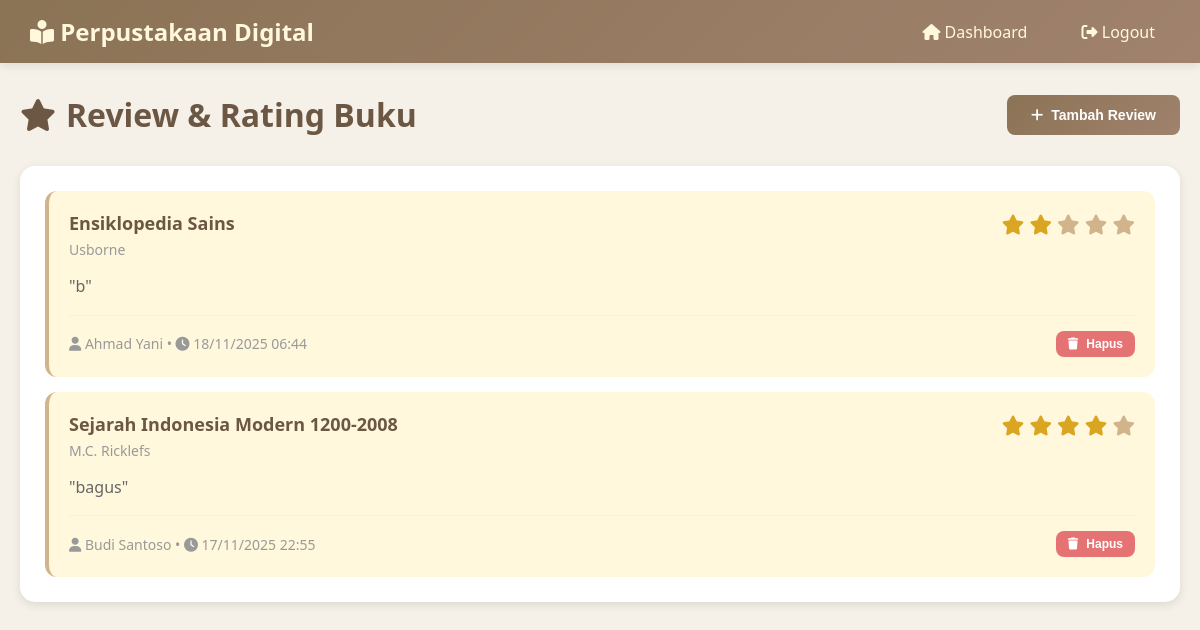
/review.php (signed in), run on the app's committed database.
### tables this page shows
CREATE TABLE `review` (
  `id_review` int(11) NOT NULL,
  `id_buku` int(11) NOT NULL,
  `id_anggota` int(11) NOT NULL,
  `rating` int(11) DEFAULT NULL CHECK (`rating` between 1 and 5),
  `komentar` text DEFAULT NULL,
  `tanggal_review` timestamp NOT NULL DEFAULT current_timestamp()
);

CREATE TABLE `buku` (
  `id_buku` int(11) NOT NULL,
  `isbn` varchar(20) DEFAULT NULL,
  `judul` varchar(200) NOT NULL,
  `pengarang` varchar(100) NOT NULL,
  `penerbit` varchar(100) DEFAULT NULL,
  `tahun_terbit` year(4) DEFAULT NULL,
  `id_kategori` int(11) DEFAULT NULL,
  `jumlah_halaman` int(11) DEFAULT NULL,
  `stok` int(11) DEFAULT 0,
  `cover_buku` varchar(255) DEFAULT NULL,
  `deskripsi` text DEFAULT NULL,
  `created_at` timestamp NOT NULL DEFAULT current_timestamp()
);

CREATE TABLE `anggota` (
  `id_anggota` int(11) NOT NULL,
  `nomor_anggota` varchar(20) NOT NULL,
  `nama_lengkap` varchar(100) NOT NULL,
  `jenis_kelamin` enum('L','P') NOT NULL,
  `alamat` text DEFAULT NULL,
  `no_telepon` varchar(15) DEFAULT NULL,
  `email` varchar(100) DEFAULT NULL,
  `tanggal_daftar` date NOT NULL,
  `foto_anggota` varchar(255) DEFAULT NULL,
  `status` enum('aktif','nonaktif') DEFAULT 'aktif'
);

### review.php (the view, shortened to what this page needs)
<?php
require_once 'config.php';
$query = "SELECT r.*, b.judul, b.pengarang, a.nama_lengkap as nama_anggota
          FROM review r
          JOIN buku b ON r.id_buku = b.id_buku
          JOIN anggota a ON r.id_anggota = a.id_anggota
          ORDER BY r.tanggal_review DESC";
$result = mysqli_query($conn, $query);
?>
<!DOCTYPE html>
<html lang="id">
<head>
    <link href="https://cdnjs.cloudflare.com/ajax/libs/font-awesome/6.4.0/css/all.min.css" rel="stylesheet">
</head>
<body>
    <div class="navbar">
        <a href="dashboard.php" class="navbar-brand"><i class="fas fa-book-reader"></i> Perpustakaan Digital</a>
        <div class="nav-links">
            <a href="dashboard.php"><i class="fas fa-home"></i> Dashboard</a>
            <a href="logout.php"><i class="fas fa-sign-out-alt"></i> Logout</a>
        </div>
    </div>
    <div class="container">
        <div class="page-header">
            <h1><i class="fas fa-star"></i> Review & Rating Buku</h1>
            <button class="btn btn-primary" onclick="openModal('addModal')">
                <i class="fas fa-plus"></i> Tambah Review
            </button>
        </div>
        <div class="card">
            <div class="review-list">
                <?php if (mysqli_num_rows($result) > 0): ?>
                    <?php while ($review = mysqli_fetch_assoc($result)): ?>
                        <div class="review-item">
                            <div class="review-header">
                                <div>
                                    <div class="review-book"><?php echo $review['judul']; ?></div>
                                    <div class="review-author"><?php echo $review['pengarang']; ?></div>
                                </div>
                                <div class="review-rating">
                                    <?php for ($i = 1; $i <= 5; $i++): ?>
                                        <i class="fas fa-star" style="color: <?php echo $i <= $review['rating'] ? '#DAA520' : '#D2B48C'; ?>;"></i>
                                    <?php endfor; ?>
                                </div>
                            </div>
                            <div class="review-body">
                                "<?php echo $review['komentar']; ?>"
                            </div>
                            <div class="review-footer">
                                <div class="reviewer-info">
                                    <i class="fas fa-user"></i> <?php echo $review['nama_anggota']; ?> •
                                    <i class="fas fa-clock"></i> <?php echo date('d/m/Y H:i', strtotime($review['tanggal_review'])); ?>
                                </div>
                                <button class="btn btn-danger btn-sm" onclick="if(confirm('Yakin ingin menghapus review ini?')) window.location.href='?delete=<?php echo $review['id_review']; ?>'">
                                    <i class="fas fa-trash"></i> Hapus
                                </button>
                            </div>
                        </div>
                    <?php endwhile; ?>
                <?php endif; ?>
            </div>
        </div>
    </div>
</body>
</html>

### review.php (style rules this page uses)
* { margin: 0; padding: 0; box-sizing: border-box; }
body { font-family: 'Segoe UI', Tahoma, Geneva, Verdana, sans-serif; background: #F5F1E8; color: #4A4A4A; }
.navbar { background: linear-gradient(135deg, #8B7355, #A0826D); padding: 15px 30px; box-shadow: 0 2px 10px rgba(0,0,0,0.1); display: flex; justify-content: space-between; align-items: center; }
.navbar-brand { color: #FFF8DC; font-size: 24px; font-weight: bold; text-decoration: none; }
.nav-links a { color: #FFF8DC; text-decoration: none; margin-left: 20px; padding: 8px 15px; border-radius: 5px; transition: all 0.3s; }
.container { max-width: 1200px; margin: 30px auto; padding: 0 20px; }
.page-header { display: flex; justify-content: space-between; align-items: center; margin-bottom: 30px; }
.page-header h1 { color: #6B5744; display: flex; align-items: center; gap: 10px; }
.btn { padding: 12px 24px; border: none; border-radius: 8px; cursor: pointer; font-size: 14px; font-weight: 600; transition: all 0.3s; text-decoration: none; display: inline-flex; align-items: center; gap: 8px; }
.btn-primary { background: linear-gradient(135deg, #8B7355, #A0826D); color: white; }
.btn-danger { background: #E57373; color: white; }
.btn-sm { padding: 6px 12px; font-size: 12px; }
.card { background: white; border-radius: 15px; padding: 25px; box-shadow: 0 3px 10px rgba(0,0,0,0.1); margin-bottom: 20px; }
.review-list { display: flex; flex-direction: column; gap: 15px; }
.review-item { background: #FFF8DC; border-radius: 12px; padding: 20px; border-left: 4px solid #D2B48C; transition: all 0.3s; }
.review-header { display: flex; justify-content: space-between; align-items: start; margin-bottom: 15px; }
.review-book { color: #6B5744; font-weight: bold; font-size: 18px; margin-bottom: 5px; }
.review-author { color: #999; font-size: 14px; }
.review-rating { color: #DAA520; font-size: 20px; }
.review-body { color: #666; line-height: 1.6; margin: 15px 0; }
.review-footer { display: flex; justify-content: space-between; align-items: center; padding-top: 15px; border-top: 1px solid #F5F1E8; }
.reviewer-info { color: #999; font-size: 14px; }

### data on the page
review: id_buku.judul "Ensiklopedia Sains", id_buku.pengarang "Usborne", rating 2 (drawn), komentar "b", id_anggota.nama_lengkap "Ahmad Yani", tanggal_review "18/11/2025 06:44"
review: id_buku.judul "Sejarah Indonesia Modern 1200-2008", id_buku.pengarang "M.C. Ricklefs", rating 4 (drawn), komentar "bagus", id_anggota.nama_lengkap "Budi Santoso", tanggal_review "17/11/2025 22:55"
